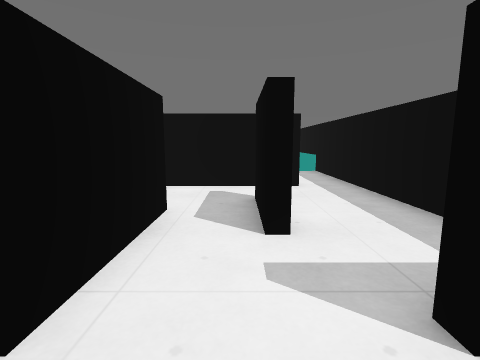
[1] (above)

16 first-person views from a walk through a level from a Godot 3-D game. The camera is 1.2 m above the floor, tilts 8° down and sees 85° across. The floor is counted in squares, 1 m on a side. Each view is taken from the middle of a square. On the plan, view 1 faces up. The plan holds only what a view shows up to about 12 squares ahead; the rest is blank. The place goes on beyond the plan. Characters and animated objects are left out. Surface patterns are stand-ins for the level's own textures.

[2]
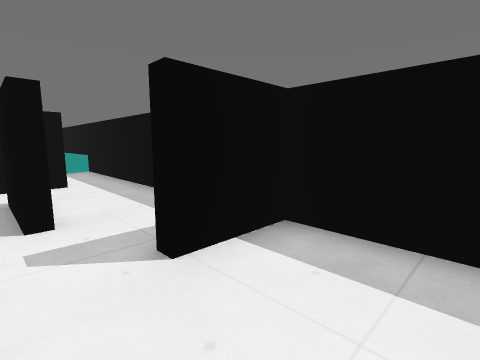

[3]
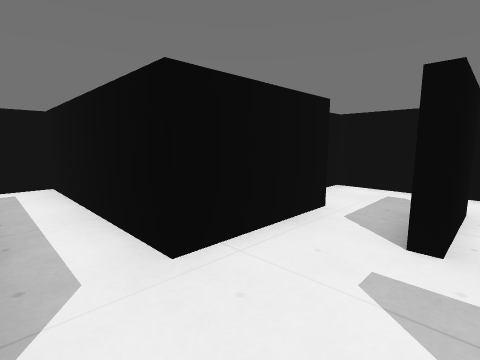

[4]
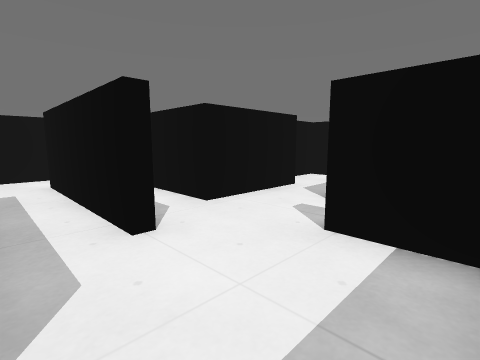

[5]
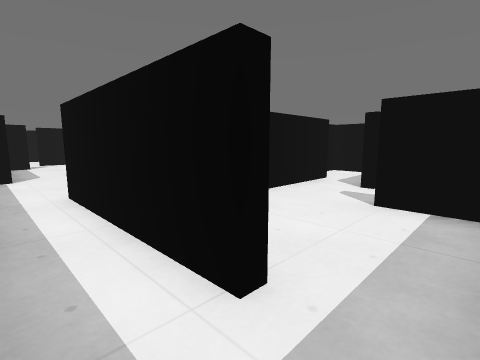

[6]
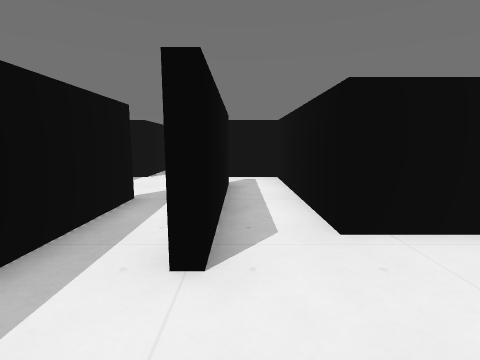

[7]
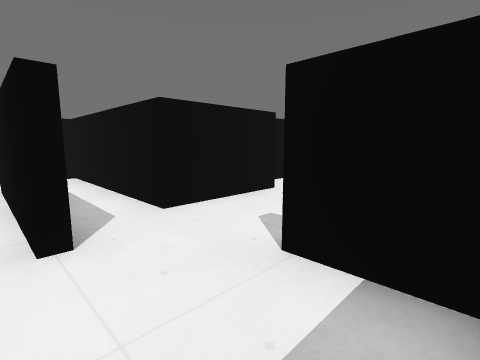

[8]
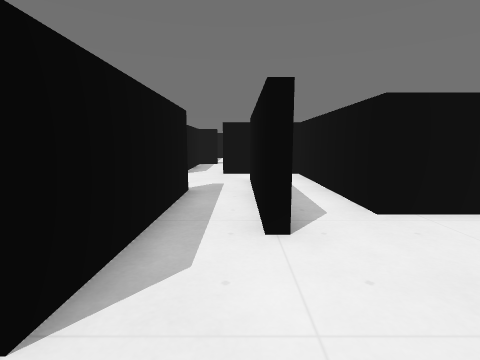

[9]
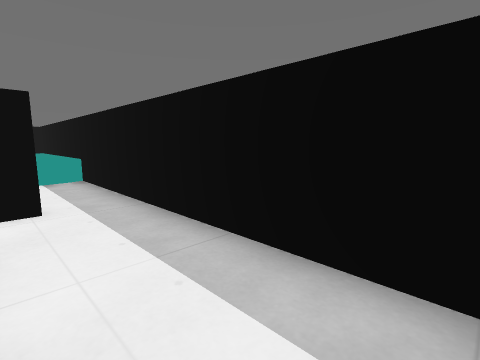

[10]
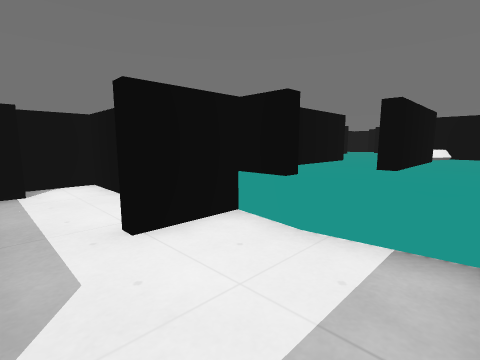

[11]
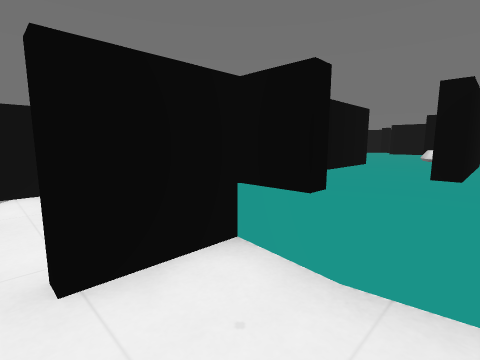

[12]
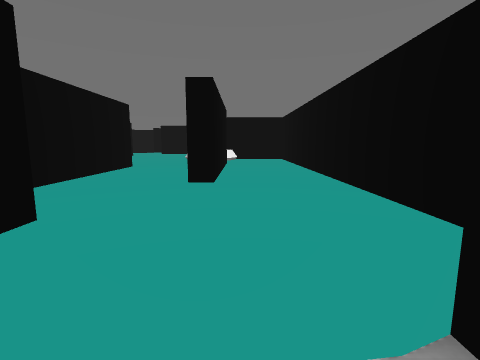

[13]
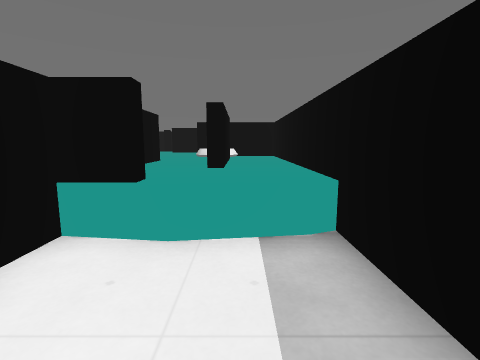

[14]
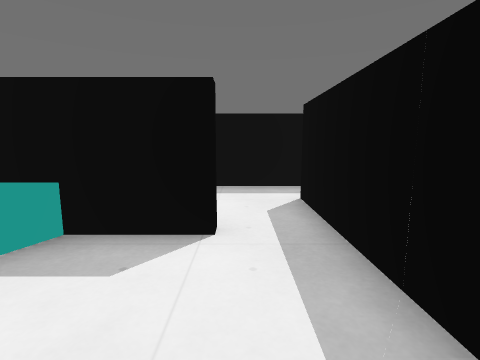

[15]
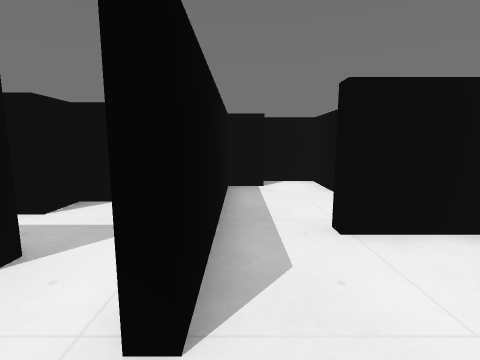

[16]
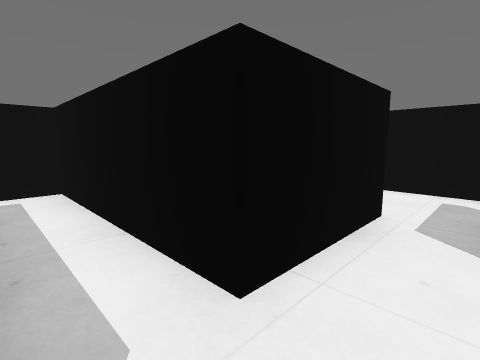

### Floor plan
Key: @ floor where view 1 was taken; # wall or solid block; . floor; ^ raised ledge; E desk.
Columns run from 13 left of view 1 to 4 right of it. Each row starts with its distance up from view 1.
 22            ^^^
 21            ^^
 20            ^^^
 19            ^^^
 18             ^EEE^
 17             ^^E^^
 16              ^^^^
 15              ^^^^
 14              ^^^^
 13              ^^^^
 12             ^^^^^
 11        ### .##^^.#
 10        #....#....#
  9        ##........#
  8         #######..#
  7           #......#
  6           #......#
  5           ##.#...#
  4            #.#...#
  3            #.....
  2      #######...###
  1      #...........#
  0      #..#####@...
 -1      #...........
 -2  .........#####..
 -3 #................
 -4    ###...........

Positions as (right, up) in squares from view 1, and headings:
1: (0, 0), facing up
2: (0, -1), facing up-right
3: (1, 0), facing up-left
4: (3, -2), facing up-left
5: (3, -4), facing up-left
6: (2, 0), facing left
7: (3, -1), facing up-left
8: (3, -1), facing left
9: (1, 2), facing up-right
10: (3, 8), facing up-left
11: (2, 9), facing up-left
12: (2, 10), facing up
13: (2, 8), facing up
14: (-4, 9), facing right
15: (3, 8), facing left
16: (0, 0), facing up-left
